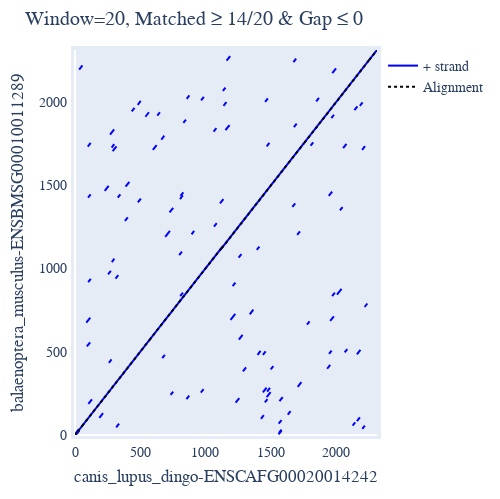

Write notebook code for a chart like this one.
### Code cell
aligned_seq_cogent3.dotplot()

### Figure 1 — Plotly figure (JSON) as saved in the notebook; plotly's stock layout.template omitted (floating-point values rounded to 4 significant figures; data arrays with more than 128 entries replaced by an {"elided": "..."} marker saying what was removed)
{"data": [{"line": {"color": "blue"}, "mode": "lines", "name": "+ strand", "showlegend": true, "type": "scatter", "x": {"elided": "305 int values"}, "xaxis": "x", "y": {"elided": "305 int values"}, "yaxis": "y"}, {"line": {"color": "black", "dash": "dot"}, "mode": "lines", "name": "Alignment", "showlegend": true, "type": "scatter", "x": [0.2, 20.2, null, 21.2, 20.2, null, 21.2, 53.2, null, 54.2, 53.2, null, 54.2, 569.2, null, 570.2, 569.2, null, 570.2, 1121.0, null, 1755.0, 1754.0, null, 1896.0, 1895.0, null, 2253.0, 2252.0, null, 2313.0, 2312.0, null, 1125.0, 1754.0, null, 1758.0, 1895.0, null, 1899.0, 2252.0, null, 2256.0, 2312.0, null, 2316.0, 2315.0], "xaxis": "x", "y": [0, 20, null, 21, 20, null, 21, 53, null, 54, 53, null, 54, 569, null, 570, 569, null, 570, 1121, null, 1755, 1754, null, 1896, 1895, null, 2253, 2252, null, 2313, 2312, null, 1122, 1751, null, 1755, 1892, null, 1896, 2249, null, 2253, 2309, null, 2313, 2312], "yaxis": "y"}], "layout": {"autosize": false, "font": {"family": "Balto", "size": 14}, "height": 499.4, "hovermode": "closest", "margin": {"b": 50, "l": 50, "pad": 4, "r": 50, "t": 50}, "showlegend": true, "title": {"text": "Window=20, Matched ≥ 14/20 & Gap ≤ 0"}, "width": 500, "xaxis": {"mirror": true, "range": [0, 2316], "showgrid": false, "showline": true, "title": {"text": "canis_lupus_dingo-ENSCAFG00020014242"}, "visible": true}, "yaxis": {"mirror": true, "range": [0, 2313], "showgrid": false, "showline": true, "title": {"text": "balaenoptera_musculus-ENSBMSG00010011289"}, "visible": true}}}
